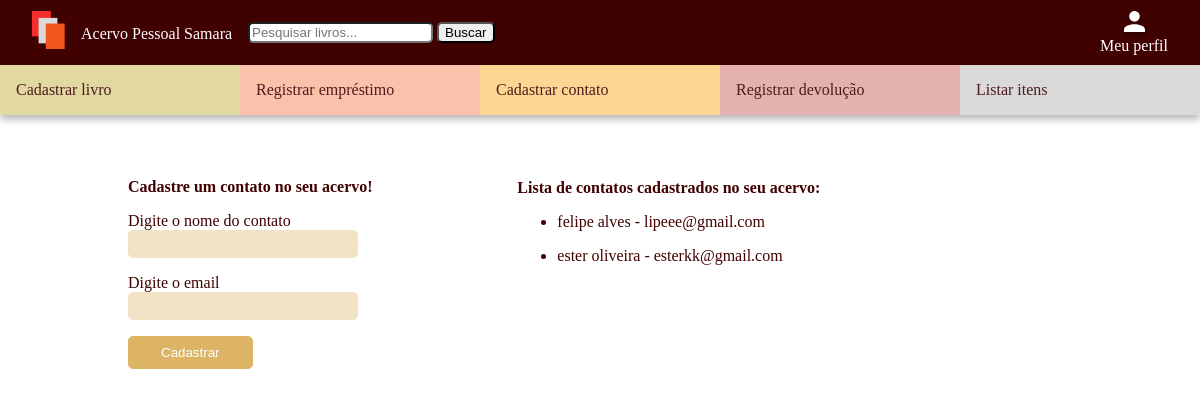
Page /acervo_pessoal/cadastrar_contato/ (signed in) on the earlier database version.
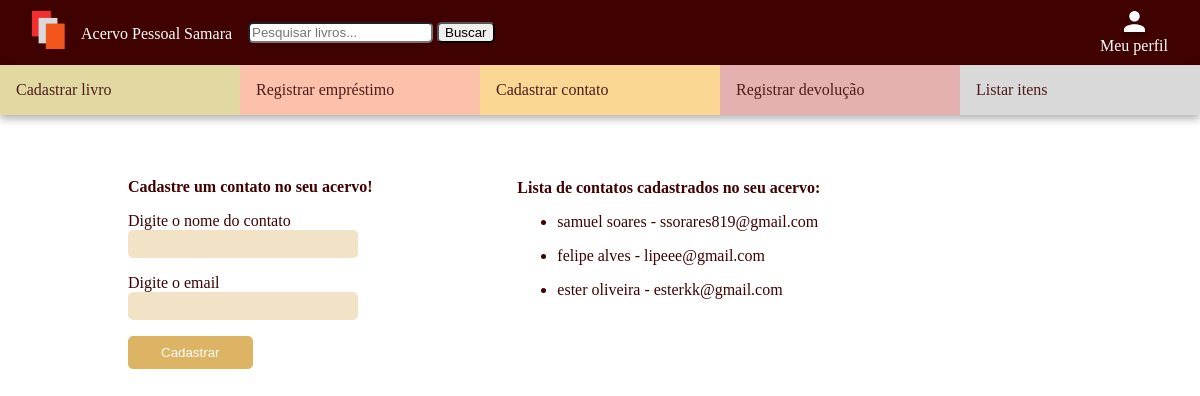
Same page on the later database version.
### acervo_pessoal/models/contato.py (models this page shows, shortened)
class Contato(models.Model):
    nome =  models.CharField(max_length=255)
    email = models.EmailField(max_length=255)
    usuario = models.ForeignKey(User, on_delete=models.CASCADE, related_name='contatos', null=True, blank=True)

### acervo_pessoal/views/gerenciarContato.py (the view, shortened to what this page needs)
# urls.py: path('cadastrar_contato/', CadastrarContatoView.as_view(), name='cadastrar_contato'),
class CadastrarContatoView(View):
     def get(self, request, *args, **kwargs):
        contatos = Contato.objects.filter(usuario=request.user).order_by('-id')
        return render(request, 'cadastrar_contato.html', {'contatos': contatos})

### acervo_pessoal/templates/cadastrar_contato.html (shortened to what this page needs)
{% extends 'base_logado.html' %}
{% load static %}
    {% block head %}
    <link rel="stylesheet" href="{% static 'css/cadastrar_contato.css'%}">
    {% endblock %}
    {% block conteudo %}
    <div class="conteudo-cadastrar-contato">
        <div class="conteudo-colun1">
            <form action="" method="post" enctype="multipart/form-data">
                <label for="" class="display-block item-cadastro-espaco label-cadastro-contato titulo-cadastro-contato">Cadastre um contato no seu acervo!</label>
                <label for="nome" class="display-block label-cadastro-contato">Digite o nome do contato</label>
                <input required type="text" class="display-block item-cadastro-espaco input-cadastro-contato"  name="nome" >
                <label for="email" class="display-block label-cadastro-contato">Digite o email</label>
                <input required type="email"  name="email" class="display-block item-cadastro-espaco input-cadastro-contato">
                <button class="botao-cadastro-contato">Cadastrar</button>
            </form>
        </div>
        <div class="conteudo-colun2">
            <p class="titulo-conteudo-colun2">Lista de contatos cadastrados no seu acervo:</p>
            {% for contato in contatos %}
            <ul class="ul-contatos-cadastrados-lista-geral">
                <li>{{contato.nome}} - {{contato.email}}</li>
            </ul>
            {%empty%}
                <p>Nenhum contato cadastrado no momento</p>
            {% endfor %}
        </div>
    </div>
    {% endblock %}

Differences in the rows shown:
added Contato: nome "samuel soares", email "ssorares819@gmail.com"
